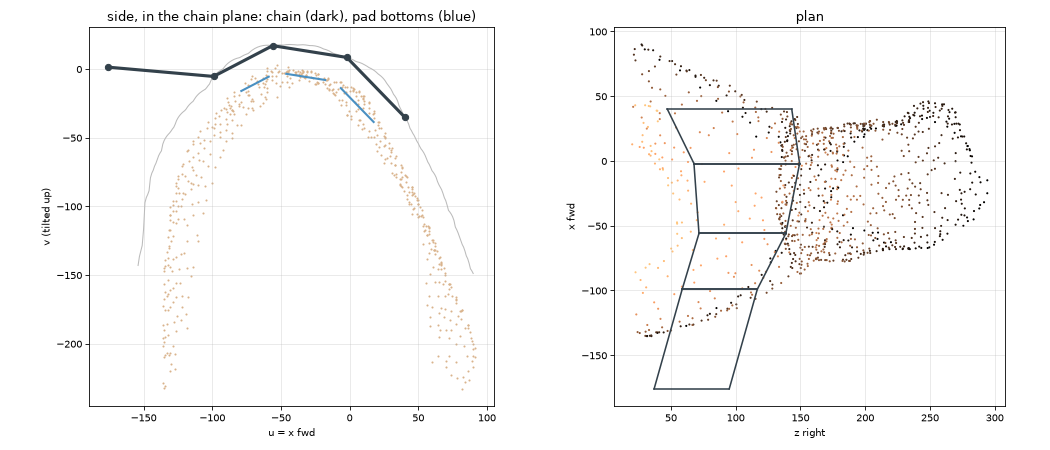

Here is the Python script that generated this plot:
"""Layout of the right shoulder rest: a chain of hinged blades draped over the shoulder top (offline, numpy).

The blades hinge about parallel axes tilted ROLL deg down toward the arm (the shoulder top's sideways slope), so the
chain bends in one tilted plane. Coordinates in that plane: u = x (forward), v = up in the plane, w = along the hinge
axes (outward and down). The front blade's front hinge sits on the front of the shoulder; the other hinges sit
backward along the pad-offset outline of the scan, one blade length apart (pads compress COMPRESS mm). The root arm
then joins the last hinge to a bracket on the shoulder tower's front plate.
Run: python shoulder_rest_layout.py  (prints the layout, writes shoulder_rest_layout.json + a plot)
"""
import json
import math
import os

import numpy as np
import trimesh

SCAN = r'C:\Users\PC\projects\exoarm2-scan\out\layout'
OUT = os.path.join(os.path.dirname(os.path.abspath(__file__)), 'shoulder_rest_layout.json')
ROLL = math.radians(25.0)
O = np.array([0.0, 1420.0, 110.0])                       # plane origin over the shoulder top
X = np.array([1.0, 0.0, 0.0])
N = np.array([0.0, math.cos(ROLL), math.sin(ROLL)])      # up in the chain plane (tilted toward the arm)
A = np.array([0.0, -math.sin(ROLL), math.cos(ROLL)])     # hinge axis: outward and down
R = dict(
    hinge_drop=6.5, velcro=1.5, pad_t=12.7, compress=2.0,  # hinge axis to the blade's flat underside; 1/2" pads
    knuckle=12.0, end_gap=8.0, pad_inset=5.0,             # plate stops end_gap short of each hinge; pads inset
    front_u=40.0,                                        # front hinge (buckle end) over the front of the shoulder
    blades=[48.0, 54.0, 60.0],                          # back -> front after the root arm: hinge-to-hinge
    joints=[(64.0, 90.0), (74.0, 98.0), (90.0, 105.0)],  # hinge width, centre z: root arm/1, 1/2, 2/3 (>= 64: two M5 x 30 from the ends must not meet)
    front_end=(106.0, 110.0),                            # front edge of blade 3 (buckle tab)
    root=dict(H0=(-176.0, 1442.0, 66.0), width=64.0),  # root hinge in front of the tower plate; >= 64 (see joints)
)


def uvw(P):
    D = np.atleast_2d(P) - O
    return np.c_[np.atleast_2d(P)[:, 0], D @ N, D @ A]


def xyz(u, v, w):
    return O + (u - O[0]) * X + v * N + w * A


def body():
    V = np.vstack([trimesh.load(SCAN + r'\body_torso_trim.stl').vertices,
                   trimesh.load(SCAN + r'\body_arm_trim.stl').vertices])
    V = V[(V[:, 1] > 1200) & (V[:, 2] > 20) & (V[:, 0] > -220) & (V[:, 0] < 140)]
    return uvw(V)


def w_of_z(zc):
    return (zc - O[2]) / math.cos(ROLL)                  # on the shoulder top (v ~ 0)


def offset_curve(Q, d, u0=-200.0, u1=90.0):
    """Upper envelope of the points Q (u, v) dilated by d: where a hinge line sits when its pad rests on them."""
    us = np.arange(u0, u1 + 0.5, 1.0)
    vs = np.full(us.shape, -1e9)
    for qu, qv in Q:
        k0, k1 = np.searchsorted(us, qu - d), np.searchsorted(us, qu + d)
        du = us[k0:k1] - qu
        vs[k0:k1] = np.maximum(vs[k0:k1], qv + np.sqrt(np.maximum(d * d - du * du, 0.0)))
    return us, vs


def layout():
    """Hinges on the pad-offset outline of the shoulder (the union of the blades' widths), from the front hinge
    backward at each blade's length: the chain settles on the shoulder; blades are chords, pads squeeze a little
    more mid-blade where the shoulder bulges."""
    Q3 = body()
    d = R['hinge_drop'] + R['velcro'] + R['pad_t'] - R['compress']
    H0 = uvw(np.array(R['root']['H0']))[0]
    ranges = [(H0[2] - R['root']['width'] / 2, H0[2] + R['root']['width'] / 2)]
    ranges += [(w_of_z(zc) - W / 2, w_of_z(zc) + W / 2) for W, zc in R['joints'] + [R['front_end']]]
    blades = [dict(L=L, rear=ranges[i + 1], front=ranges[i + 2]) for i, L in enumerate(R['blades'])]
    lo = min(r[0] for r in ranges[1:]) + R['pad_inset']
    hi = max(r[1] for r in ranges[1:]) - R['pad_inset']
    us, vs = offset_curve(Q3[(Q3[:, 2] > lo) & (Q3[:, 2] < hi)][:, :2], d)
    curve = np.c_[us, vs][vs > -1e8]
    k = int(np.argmin(np.abs(curve[:, 0] - R['front_u'])))
    F = curve[k]
    for b in reversed(blades):
        dist = np.hypot(*(curve[:k] - F).T)
        j = int(np.nonzero(dist >= b['L'])[0].max())    # first point back along the curve that is L away
        b['F'], b['R'] = F, curve[j]
        b['phi'] = math.atan2(*(b['R'] - F)[::-1])
        F, k = curve[j], j
    root = dict(L=float(np.hypot(*(blades[0]['R'] - H0[:2]))), rear=ranges[0], front=ranges[1], R=H0[:2],
                F=blades[0]['R'])
    return blades, root, d, curve


def main():
    blades, root, d, curve = layout()
    piece = lambda p, name: dict(name=name, L=float(p.get('L', 0.0)), R=list(map(float, p['R'])),
                                 F=list(map(float, p['F'])), rear=list(map(float, p['rear'])),
                                 front=list(map(float, p['front'])))
    out = dict(roll_deg=math.degrees(ROLL), origin=O.tolist(), N=N.tolist(), A=A.tolist(), params=R, offset=d,
               pieces=[piece(root, 'Rest root arm')] + [piece(b, 'Rest blade %d' % i) for i, b in enumerate(blades, 1)])
    json.dump(out, open(OUT, 'w'), indent=1)
    print('root arm: %.0f mm long, %.0f deg' % (root['L'], math.degrees(math.atan2(*(root['F'] - root['R'])[::-1]))))
    for i, b in enumerate(blades, 1):
        wc = (b['front'][0] + b['front'][1]) / 2
        Rr, F = xyz(b['R'][0], b['R'][1], wc), xyz(b['F'][0], b['F'][1], wc)
        print('blade %d: %2.0f long, %3.0f -> %3.0f wide, rear hinge x %4.0f y %4.0f -> front x %4.0f y %4.0f'
              % (i, b['L'], b['rear'][1] - b['rear'][0], b['front'][1] - b['front'][0], Rr[0], Rr[1], F[0], F[1]))
    try:
        import matplotlib
        matplotlib.use('Agg')
        import matplotlib.pyplot as plt
        Q3 = body()
        fig, ax = plt.subplots(1, 2, figsize=(14, 6))
        sel = (Q3[:, 2] > w_of_z(60)) & (Q3[:, 2] < w_of_z(160))
        ax[0].scatter(Q3[sel, 0], Q3[sel, 1], s=1, c='#d9b38c')
        ax[0].plot(curve[:, 0], curve[:, 1], c='#bbbbbb', lw=1)
        pts = [root['R']] + [b['R'] for b in blades] + [blades[-1]['F']]
        ax[0].plot([p[0] for p in pts], [p[1] for p in pts], 'o-', c='#33414b', lw=3)
        for b in blades:
            t = (b['R'] - b['F']) / np.hypot(*(b['R'] - b['F']))
            m = np.array([-t[1], t[0]])
            a, c = b['F'] + t * (R['end_gap'] + R['pad_inset']), b['R'] - t * (R['end_gap'] + R['pad_inset'])
            ax[0].plot([a[0] + m[0] * d, c[0] + m[0] * d], [a[1] + m[1] * d, c[1] + m[1] * d], c='#4a90c2', lw=2)
        ax[0].set_aspect('equal'); ax[0].grid(alpha=.3); ax[0].set_xlabel('u = x fwd'); ax[0].set_ylabel('v (tilted up)')
        ax[0].set_title('side, in the chain plane: chain (dark), pad bottoms (blue)')
        V3 = np.array([xyz(*q) for q in Q3[::3]])
        ax[1].scatter(V3[:, 2], V3[:, 0], s=1, c=V3[:, 1], cmap='copper')
        for b in [root] + blades:
            c0 = [xyz(b['R'][0], b['R'][1], w) for w in b['rear']]
            c1 = [xyz(b['F'][0], b['F'][1], w) for w in b['front']]
            for p0, p1 in (c0, c1):
                ax[1].plot([p0[2], p1[2]], [p0[0], p1[0]], c='#33414b')
            for p, q_ in zip(c0, c1):
                ax[1].plot([p[2], q_[2]], [p[0], q_[0]], c='#33414b')
        ax[1].set_aspect('equal'); ax[1].grid(alpha=.3); ax[1].set_xlabel('z right'); ax[1].set_ylabel('x fwd')
        ax[1].set_title('plan')
        plt.tight_layout()
        plt.savefig(os.path.join(os.environ.get('SR_PLOT_DIR', os.path.dirname(OUT)), 'shoulder_rest_layout.png'), dpi=75)
    except ImportError:
        pass


if __name__ == '__main__':
    main()
